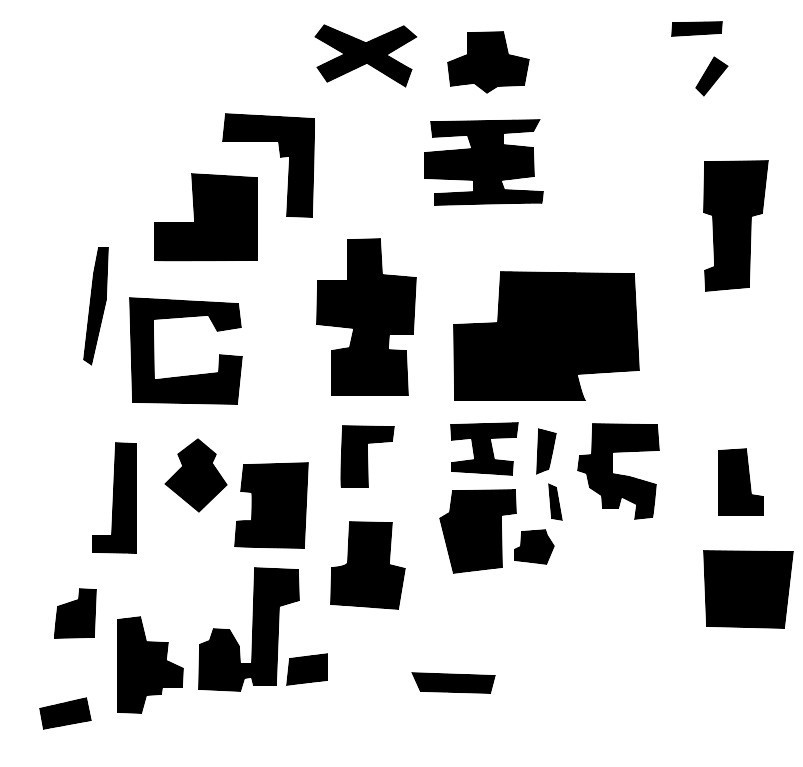
#> input picture Proj/HomotopyProj/Homotopy/BYU_map.jpg, 803 x 767 px
$ python -i WorldMapMgr.py   (imports and definitions only)   (Python 2 division)
#> lines starting #> are read from the running program, lines starting #| are printed output that depends on the picture; after the words box and inside, x2 and y2 are one past the last pixel; in counts of white or black regions, pixels touching at a corner belong together
### Proj/HomotopyProj/Homotopy/ObstacleMgr.py
'''
Created on Jan 23, 2015

@author: daqing_yi
'''

import numpy as np
import shapely.geometry as shpgeo

class LineSubSegment(object):

    # [10 lines left out: function __init__, not called in this run]

class LineSegmentMgr(object):

    # [41 lines left out: functions __init__, load, not called in this run]

        #print "OBS " + str(self.parent.idx) + " " + str(self.type) + " " + str(self.sub_segs)


class ObstacleMgr(object):


    def __init__(self, contour, idx):
        self.contour = contour
        self.idx = idx

        self.name = "OBS"+str(self.idx)

        self.x_min = np.min(contour[:,0,0])
        self.x_max = np.max(contour[:,0,0])
        self.y_min = np.min(contour[:,0,1])
        self.y_max = np.max(contour[:,0,1])
        vex_list = [(self.contour[i,0,0], self.contour[i,0,1]) for i in range(self.contour.shape[0])]
        #print vex_list
        self.polygon = shpgeo.Polygon(vex_list)

        if self.polygon.is_valid == False:
            #print "fixing polygon of OBS " + str(self.idx)
            fixed_polygon = self.polygon.buffer(0)
            #print "After fixing: " + str(fixed_polygon.is_valid)
            if fixed_polygon.type == "MultiPolygon":
                polygon_list = []
                for poly in fixed_polygon:
                    polygon_list.append((poly, poly.area))
                polygon_list.sort(key=lambda x: x[1], reverse=True)
                self.polygon = polygon_list[0][0]
            elif fixed_polygon.type == "Polygon":
                self.polygon = fixed_polygon

        self.bk = None

        self.centroid = (self.polygon.centroid.x, self.polygon.centroid.y)

        self.alpha_ray = None
        self.beta_ray = None
        self.alpha_seg = None
        self.beta_seg = None

        #print self.polygon

        self.alpha_self_intsecs = []
        self.alpha_obs_intsecs = []
        self.beta_self_intsecs = []
        self.beta_obs_intsecs = []

        self.alpha_self_intsecs_info = []
        self.beta_self_intsecs_info = []
        self.alpha_obs_intsecs_info = []
        self.beta_obs_intsecs_info = []

    # [11 lines left out: function samplePosition, not called in this run]

### Proj/HomotopyProj/Homotopy/WorldMapMgr.py
'''
Created on Jan 23, 2015

@author: daqing_yi
'''

import cv2

from ObstacleMgr import *
from RegionMgr import *
import sympy.geometry as symgeo
import sympy.core as symcore
import shapely.geometry as shpgeo
import numpy


class WorldMapMgr(object):

    def __init__(self):
        self.obstacles = []
        self.regions = []
        self.region_colors = []

        self.subsegments = []

        self.centralPoint = None

    def load(self, mapfile):
#> called with mapfile = 'BYU_map.jpg'
        self.mapfile = mapfile
        self.mapImgData = cv2.imread(mapfile)
#> self.mapImgData is the input picture: shape (767, 803, 3); min 0, max 255, mean 201.4
        self.height = self.mapImgData.shape[0]
#> self.height = 767
        self.width = self.mapImgData.shape[1]
#> self.width = 803
        self.mapImgGrayData = cv2.cvtColor(self.mapImgData, cv2.COLOR_BGR2GRAY)

        self.sampleWidthScale = self.width/5
#> self.sampleWidthScale = 160
        self.sampleHeightScale = self.height/5
#> self.sampleHeightScale = 153

        ret, thresh = cv2.threshold(255-self.mapImgGrayData, 127, 255, 0)
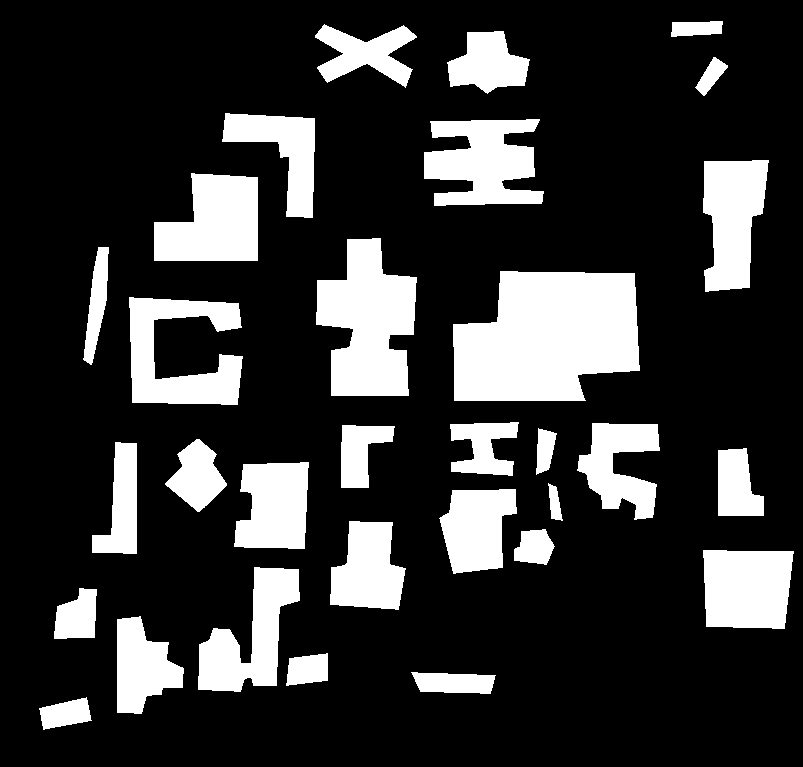
#> thresh: shape (767, 803); 21% white; 31 white regions
        contours, hierarchy = cv2.findContours(thresh, cv2.RETR_TREE, cv2.CHAIN_APPROX_SIMPLE)
#> contours = 31 contours; largest, box (x1, y1, x2, y2) and area: (453, 271, 640, 401) 19458, (316, 238, 417, 396) 10576, (424, 119, 544, 206) 6922, (154, 173, 258, 261) 6918, (129, 297, 243, 405) 6820

        for cont in contours:
            obs = ObstacleMgr(cont, len(self.obstacles))
            self.obstacles.append(obs)
#> this loop made 31 passes
#> after the loop, self.obstacles = 31 items

        self.regionNum = len(self.obstacles)*2
#> self.regionNum = 62


    # [264 lines left out: functions init, initSegments, process, isPointsInRegion, isInObsBkLinePair, isInObstacle and 1 more, not called in this run]

>>> result = WorldMapMgr().load('BYU_map.jpg')
